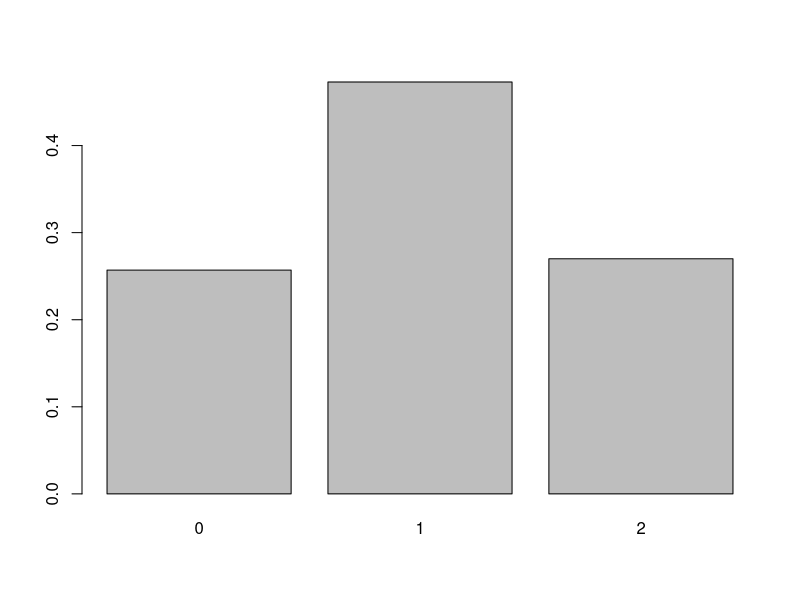

R code for this plot: (Note: this script raises an error after producing the figure.)
# CLASE 19 - ABRIL

# Del ejercicio 1:

Nrep <- 1000

Z <- rnorm(Nrep)

h <- ifelse(Z < qnorm(1/4), 0 , ifelse(Z < qnorm(3/4), 1, 2))

tabla_frec_relativas <- table(h)/Nrep

#Estimacion de la funcion de proba de h:
barplot(tabla_frec_relativas)



# Del ejercicio 3 editado:

#discretas:
plot(hist(t,freq=FALSE))

#continuas:
ecdf(x)


# => en el ej 2:

Nrep <- 1000

u <- runif(Nrep)

t <- ((-27)*log(1-u))^(2/3)

plot(ecdf(t))


# => en el ej 1:

Nrep <- 1000

Z <- rnorm(Nrep)

h <- ifelse(Z < qnorm(1/4), 0 , ifelse(Z < qnorm(3/4), 1, 2))

plot(hist(h))
